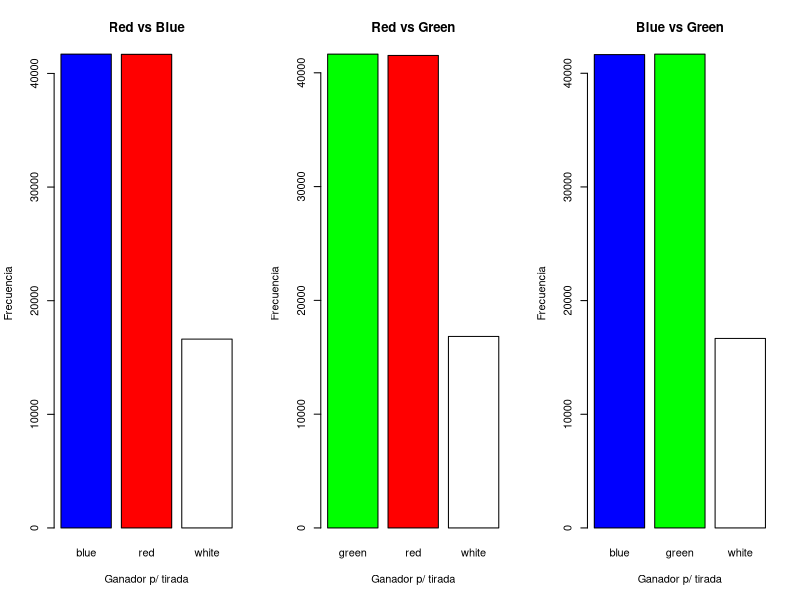

Reproduce this figure in R. (Note: a time limit stopped this script after it produced the figure.)
#Pseudoclase dado
dado <- function(caras, nombre) {
  d <- list("caras" = caras, "nom" = nombre)
  class(d) <- "dado"
  return(d)
}

print.dado <- function(d) {
  cat(d$nom, "\n")
  nc <- length(d$caras)
  cat("╔", rep("═╦", nc - 1), "═╗\n", sep = "")
  for (i in 1:nc)
    cat("║", d$caras[i], sep = "")
  cat("║\n")
  cat("╚", rep("═╩", nc - 1), "═╝\n", sep = "")
}

tirar <- function(d, n = 1) {
  s <- sample(d$caras, size = n, replace = TRUE)
  t <- sum(s)
  r <- list("s" = s, "t" = t, "nom" = d$nom)
  return(r)
}

gana <- function(s1, s2) {
  res <- ifelse(s1$t < s2$t, s2$nom,
  ifelse(s1$t > s2$t, s1$nom, "white"))
  return(res)
}

ciclos <- 100000

#--------------------
#Comienza simulación
#--------------------

# Dados normales
dado1 <- dado(1:6, "red")
dado2 <- dado(1:6, "blue")
dado3 <- dado(1:6, "green")

r1vs2 <- character()
r1vs3 <- character()
r2vs3 <- character()

for (i in 1:ciclos) {
  d1 <- tirar(dado1)
  d2 <- tirar(dado2)
  d3 <- tirar(dado3)
  r1vs2 <- c(r1vs2, gana(d1, d2))
  r1vs3 <- c(r1vs3, gana(d1, d3))
  r2vs3 <- c(r2vs3, gana(d2, d3))
}

t1vs2 <- table(r1vs2)
t1vs3 <- table(r1vs3)
t2vs3 <- table(r2vs3)

png("dadosNormales.png", res = 100)
par(mfrow = c(1, 3))
barplot(t1vs2, main = "Red vs Blue", col = names(t1vs2), ylab = "Frecuencia", xlab = "Ganador p/ tirada",
        names.arg = names(t1vs2))
barplot(t1vs3, main = "Red vs Green", col = names(t1vs3), ylab = "Frecuencia", xlab = "Ganador p/ tirada",
        names.arg = names(t1vs3))
barplot(t2vs3, main = "Blue vs Green", col = names(t2vs3), ylab = "Frecuencia", xlab = "Ganador p/ tirada",
        names.arg = names(t2vs3))
dev.off()

# Dados no transitivos
dado1 <- dado(c(1, 1, 5, 5, 9, 9), "red")
dado2 <- dado(c(2, 2, 6, 6, 7, 7), "blue")
dado3 <- dado(c(3, 3, 4, 4, 8, 8), "green")

r1vs2 <- character()
r1vs3 <- character()
r2vs3 <- character()

for (i in 1:ciclos) {
  d1 <- tirar(dado1)
  d2 <- tirar(dado2)
  d3 <- tirar(dado3)
  r1vs2 <- c(r1vs2, gana(d1, d2))
  r1vs3 <- c(r1vs3, gana(d1, d3))
  r2vs3 <- c(r2vs3, gana(d2, d3))
}

t1vs2 <- table(r1vs2)
t1vs3 <- table(r1vs3)
t2vs3 <- table(r2vs3)

png("dadosNoTransitivos.png", res = 100)
par(mfrow = c(1, 3))
barplot(t1vs2, main = "Red vs Blue", col = names(t1vs2), ylab = "Frecuencia", xlab = "Ganador p/ tirada",
        names.arg = names(t1vs2))
barplot(t1vs3, main = "Red vs Green", col = names(t1vs3), ylab = "Frecuencia", xlab = "Ganador p/ tirada",
        names.arg = names(t1vs3))
barplot(t2vs3, main = "Blue vs Green", col = names(t2vs3), ylab = "Frecuencia", xlab = "Ganador p/ tirada",
        names.arg = names(t2vs3))
dev.off()

# Ver que dado es mayor
r1vs2 <- character()
r1vs3 <- character()
r2vs3 <- character()

for (i in 1:ciclos) {
  d1 <- tirar(dado1, 2)
  d2 <- tirar(dado2, 2)
  d3 <- tirar(dado3, 2)
  r1vs2 <- c(r1vs2, gana(d1, d2))
  r1vs3 <- c(r1vs3, gana(d1, d3))
  r2vs3 <- c(r2vs3, gana(d2, d3))
}

#ver estructura de tiradas
#str(table$r1vs2)
#str(table$r1vs3)
#str(table$r2vs3)

t1vs2 <- table(r1vs2)
t1vs3 <- table(r1vs3)
t2vs3 <- table(r2vs3)

# Preparar la pantalla para guardar 3 gráficos, lo que salga a la pantalla guardarlo en un archivo png
png("dadosNoTransitivos_2Tiradas.png", res = 100)
par(mfrow = c(1, 3))
#crear un barplot el cual tenga de color los nombres, un titulo deacuerdo a la tabla
# y nombres en los ejes x y y de acuerdo a la tabla
# en el tope de las barras se debe mostrar la frecuencia
barplot(t1vs2, main = "Red vs Blue", col = names(t1vs2), ylab = "Frecuencia", xlab = "Ganador p/ tirada",
        names.arg = names(t1vs2))
barplot(t1vs3, main = "Red vs Green", col = names(t1vs3), ylab = "Frecuencia", xlab = "Ganador p/ tirada",
        names.arg = names(t1vs3))
barplot(t2vs3, main = "Blue vs Green", col = names(t2vs3), ylab = "Frecuencia", xlab = "Ganador p/ tirada",
        names.arg = names(t2vs3))
#cerrar el archivo png
dev.off()

# Dados de efron
dado1 <- dado(c(4, 4, 4, 4, 0, 0), "red")
dado2 <- dado(c(3, 3, 3, 3, 3, 3), "green")
dado3 <- dado(c(6, 6, 2, 2, 2, 2), "blue")
dado4 <- dado(c(5, 5, 5, 1, 1, 1), "yellow")

r1vs2 <- character()
r1vs3 <- character()
r1vs4 <- character()
r2vs3 <- character()
r2vs4 <- character()
r3vs4 <- character()

for (i in 1:ciclos) {
  d1 <- tirar(dado1)
  d2 <- tirar(dado2)
  d3 <- tirar(dado3)
  d4 <- tirar(dado4)
  r1vs2 <- c(r1vs2, gana(d1, d2))
  r1vs3 <- c(r1vs3, gana(d1, d3))
  r1vs4 <- c(r1vs4, gana(d1, d4))
  r2vs3 <- c(r2vs3, gana(d2, d3))
  r2vs4 <- c(r2vs4, gana(d2, d4))
  r3vs4 <- c(r3vs4, gana(d3, d4))
}

t1vs2 <- table(r1vs2)
t1vs3 <- table(r1vs3)
t1vs4 <- table(r1vs4)
t2vs3 <- table(r2vs3)
t2vs4 <- table(r2vs4)
t3vs4 <- table(r3vs4)

png("dadosNoTransitivosEfron.png", res = 100)
par(mfrow = c(2, 3))
barplot(t1vs2, main = "Red vs Blue", col = names(t1vs2), ylab = "Frecuencia", xlab = "Ganador p/ tirada",
        names.arg = names(t1vs2))
barplot(t1vs3, main = "Red vs Green", col = names(t1vs3), ylab = "Frecuencia", xlab = "Ganador p/ tirada",
        names.arg = names(t1vs3))
barplot(t1vs4, main = "Red vs Yellow", col = names(t1vs4), ylab = "Frecuencia", xlab = "Ganador p/ tirada",
        names.arg = names(t1vs4))
barplot(t2vs3, main = "Blue vs Green", col = names(t2vs3), ylab = "Frecuencia", xlab = "Ganador p/ tirada",
        names.arg = names(t2vs3))
barplot(t2vs4, main = "Blue vs Yellow", col = names(t2vs4), ylab = "Frecuencia", xlab = "Ganador p/ tirada",
        names.arg = names(t2vs4))
barplot(t3vs4, main = "Green vs Yellow", col = names(t3vs4), ylab = "Frecuencia", xlab = "Ganador p/ tirada",
        names.arg = names(t3vs4))
dev.off()

# -----
